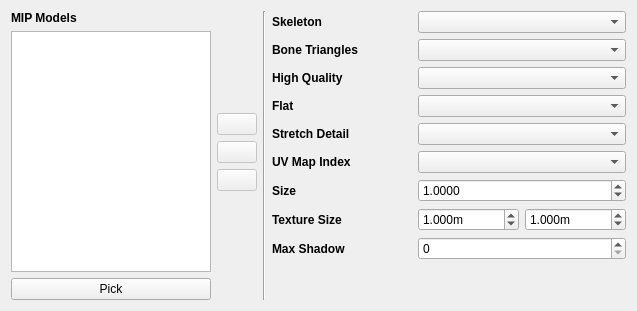
     <widget class="QWidget" name="properties">
      <attribute name="title">
       <string>Properties</string>
      </attribute>
      <layout class="QHBoxLayout" name="horizontalLayout_5">
       <item>
        <layout class="QGridLayout" name="gridLayout_2">
         <item row="1" column="0">
          <widget class="QListWidget" name="listMips">
           <property name="sizePolicy">
            <sizepolicy hsizetype="Fixed" vsizetype="Expanding">
             <horstretch>0</horstretch>
             <verstretch>0</verstretch>
            </sizepolicy>
           </property>
           <property name="maximumSize">
            <size>
             <width>200</width>
             <height>16777215</height>
            </size>
           </property>
          </widget>
         </item>
         <item row="1" column="1">
          <layout class="QVBoxLayout" name="verticalLayout_4">
           <item>
            <spacer name="verticalSpacer">
             <property name="orientation">
              <enum>Qt::Vertical</enum>
             </property>
             <property name="sizeHint" stdset="0">
              <size>
               <width>20</width>
               <height>40</height>
              </size>
             </property>
            </spacer>
           </item>
           <item>
            <widget class="QPushButton" name="buttonMipUp">
             <property name="enabled">
              <bool>false</bool>
             </property>
             <property name="sizePolicy">
              <sizepolicy hsizetype="Fixed" vsizetype="Fixed">
               <horstretch>0</horstretch>
               <verstretch>0</verstretch>
              </sizepolicy>
             </property>
             <property name="toolTip">
              <string>Move Up</string>
             </property>
             <property name="text">
              <string/>
             </property>
             <property name="icon">
              <iconset resource="ScriptIcons.qrc">
               <normaloff>:/icons/go-up.png</normaloff>:/icons/go-up.png</iconset>
             </property>
            </widget>
           </item>
           <item>
            <widget class="QPushButton" name="buttonMipDown">
             <property name="enabled">
              <bool>false</bool>
             </property>
             <property name="sizePolicy">
              <sizepolicy hsizetype="Fixed" vsizetype="Fixed">
               <horstretch>0</horstretch>
               <verstretch>0</verstretch>
              </sizepolicy>
             </property>
             <property name="toolTip">
              <string>Move Down</string>
             </property>
             <property name="text">
              <string/>
             </property>
             <property name="icon">
              <iconset resource="ScriptIcons.qrc">
               <normaloff>:/icons/go-down.png</normaloff>:/icons/go-down.png</iconset>
             </property>
            </widget>
           </item>
           <item>
            <widget class="QPushButton" name="buttonMipDelete">
             <property name="enabled">
              <bool>false</bool>
             </property>
             <property name="sizePolicy">
              <sizepolicy hsizetype="Fixed" vsizetype="Fixed">
               <horstretch>0</horstretch>
               <verstretch>0</verstretch>
              </sizepolicy>
             </property>
             <property name="toolTip">
              <string>Delete</string>
             </property>
             <property name="text">
              <string/>
             </property>
             <property name="icon">
              <iconset resource="ScriptIcons.qrc">
               <normaloff>:/icons/list-remove.png</normaloff>:/icons/list-remove.png</iconset>
             </property>
            </widget>
           </item>
           <item>
            <spacer name="verticalSpacer_2">
             <property name="orientation">
              <enum>Qt::Vertical</enum>
             </property>
             <property name="sizeHint" stdset="0">
              <size>
               <width>20</width>
               <height>40</height>
              </size>
             </property>
            </spacer>
           </item>
          </layout>
         </item>
         <item row="2" column="0">
          <widget class="QPushButton" name="buttonPickMips">
           <property name="text">
            <string>Pick</string>
           </property>
          </widget>
         </item>
         <item row="0" column="0">
          <widget class="QLabel" name="label">
           <property name="font">
            <font>
             <weight>75</weight>
             <bold>true</bold>
            </font>
           </property>
           <property name="text">
            <string>MIP Models</string>
           </property>
          </widget>
         </item>
        </layout>
       </item>
       <item>
        <widget class="Line" name="line_3">
         <property name="orientation">
          <enum>Qt::Vertical</enum>
         </property>
        </widget>
       </item>
       <item>
        <layout class="QGridLayout" name="gridLayout_3" columnminimumwidth="140,0">
         <item row="0" column="0">
          <widget class="QLabel" name="label_10">
           <property name="font">
            <font>
             <weight>75</weight>
             <bold>true</bold>
            </font>
           </property>
           <property name="text">
            <string>Skeleton</string>
           </property>
          </widget>
         </item>
         <item row="6" column="1">
          <widget class="QDoubleSpinBox" name="spinboxSize">
           <property name="sizePolicy">
            <sizepolicy hsizetype="Preferred" vsizetype="Fixed">
             <horstretch>0</horstretch>
             <verstretch>0</verstretch>
            </sizepolicy>
           </property>
           <property name="minimumSize">
            <size>
             <width>146</width>
             <height>0</height>
            </size>
           </property>
           <property name="decimals">
            <number>4</number>
           </property>
           <property name="maximum">
            <double>99999999999.000000000000000</double>
           </property>
           <property name="singleStep">
            <double>0.250000000000000</double>
           </property>
           <property name="value">
            <double>1.000000000000000</double>
           </property>
          </widget>
         </item>
         <item row="0" column="1">
          <widget class="QComboBox" name="comboSkeleton">
           <property name="sizePolicy">
            <sizepolicy hsizetype="Expanding" vsizetype="Fixed">
             <horstretch>0</horstretch>
             <verstretch>0</verstretch>
            </sizepolicy>
           </property>
           <property name="minimumSize">
            <size>
             <width>146</width>
             <height>0</height>
            </size>
           </property>
          </widget>
         </item>
         <item row="8" column="0">
          <widget class="QLabel" name="label_5">
           <property name="font">
            <font>
             <weight>75</weight>
             <bold>true</bold>
            </font>
           </property>
           <property name="text">
            <string>Max Shadow</string>
           </property>
          </widget>
         </item>
         <item row="7" column="0">
          <widget class="QLabel" name="label_4">
           <property name="font">
            <font>
             <weight>75</weight>
             <bold>true</bold>
            </font>
           </property>
           <property name="text">
            <string>Texture Size</string>
           </property>
          </widget>
         </item>
         <item row="8" column="1">
          <widget class="QSpinBox" name="spinboxMaxShadow">
           <property name="sizePolicy">
            <sizepolicy hsizetype="Preferred" vsizetype="Fixed">
             <horstretch>0</horstretch>
             <verstretch>0</verstretch>
            </sizepolicy>
           </property>
           <property name="minimumSize">
            <size>
             <width>146</width>
             <height>0</height>
            </size>
           </property>
          </widget>
         </item>
         <item row="4" column="0">
          <widget class="QLabel" name="label_7">
           <property name="font">
            <font>
             <weight>75</weight>
             <bold>true</bold>
            </font>
           </property>
           <property name="text">
            <string>Stretch Detail</string>
           </property>
          </widget>
         </item>
         <item row="6" column="0">
          <widget class="QLabel" name="label_3">
           <property name="font">
            <font>
             <weight>75</weight>
             <bold>true</bold>
            </font>
           </property>
           <property name="text">
            <string>Size</string>
           </property>
          </widget>
         </item>
         <item row="2" column="0">
          <widget class="QLabel" name="label_8">
           <property name="font">
            <font>
             <weight>75</weight>
             <bold>true</bold>
            </font>
           </property>
           <property name="text">
            <string>High Quality</string>
           </property>
          </widget>
         </item>
         <item row="1" column="1">
          <widget class="QComboBox" name="comboBoneTriangles">
           <property name="minimumSize">
            <size>
             <width>146</width>
             <height>0</height>
            </size>
           </property>
          </widget>
         </item>
         <item row="2" column="1">
          <widget class="QComboBox" name="comboHighQuality">
           <property name="minimumSize">
            <size>
             <width>146</width>
             <height>0</height>
            </size>
           </property>
          </widget>
         </item>
         <item row="10" column="0">
          <spacer name="verticalSpacer_9">
           <property name="orientation">
            <enum>Qt::Vertical</enum>
           </property>
           <property name="sizeHint" stdset="0">
            <size>
             <width>20</width>
             <height>40</height>
            </size>
           </property>
          </spacer>
         </item>
         <item row="7" column="1">
          <layout class="QHBoxLayout" name="horizontalLayout_3">
           <item>
            <widget class="QDoubleSpinBox" name="spinboxTextureSize1">
             <property name="sizePolicy">
              <sizepolicy hsizetype="Preferred" vsizetype="Fixed">
               <horstretch>0</horstretch>
               <verstretch>0</verstretch>
              </sizepolicy>
             </property>
             <property name="minimumSize">
              <size>
               <width>70</width>
               <height>0</height>
              </size>
             </property>
             <property name="suffix">
              <string notr="true">m</string>
             </property>
             <property name="decimals">
              <number>3</number>
             </property>
             <property name="maximum">
              <double>99999999999.000000000000000</double>
             </property>
             <property name="singleStep">
              <double>0.250000000000000</double>
             </property>
             <property name="value">
              <double>1.000000000000000</double>
             </property>
            </widget>
           </item>
           <item>
            <widget class="QDoubleSpinBox" name="spinboxTextureSize2">
             <property name="sizePolicy">
              <sizepolicy hsizetype="Preferred" vsizetype="Fixed">
               <horstretch>0</horstretch>
               <verstretch>0</verstretch>
              </sizepolicy>
             </property>
             <property name="minimumSize">
              <size>
               <width>70</width>
               <height>0</height>
              </size>
             </property>
             <property name="suffix">
              <string notr="true">m</string>
             </property>
             <property name="decimals">
              <number>3</number>
             </property>
             <property name="maximum">
              <double>99999999999.000000000000000</double>
             </property>
             <property name="singleStep">
              <double>0.250000000000000</double>
             </property>
             <property name="value">
              <double>1.000000000000000</double>
             </property>
            </widget>
           </item>
          </layout>
         </item>
         <item row="3" column="0">
          <widget class="QLabel" name="label_6">
           <property name="font">
            <font>
             <weight>75</weight>
             <bold>true</bold>
            </font>
           </property>
           <property name="text">
            <string>Flat</string>
           </property>
          </widget>
         </item>
         <item row="1" column="0">
          <widget class="QLabel" name="label_9">
           <property name="font">
            <font>
             <weight>75</weight>
             <bold>true</bold>
            </font>
           </property>
           <property name="text">
            <string>Bone Triangles</string>
           </property>
          </widget>
         </item>
         <item row="4" column="1">
          <widget class="QComboBox" name="comboStretchDetail">
           <property name="minimumSize">
            <size>
             <width>146</width>
             <height>0</height>
            </size>
           </property>
          </widget>
         </item>
         <item row="3" column="1">
          <widget class="QComboBox" name="comboFlat">
           <property name="minimumSize">
            <size>
             <width>146</width>
             <height>0</height>
            </size>
           </property>
          </widget>
         </item>
         <item row="5" column="0">
          <widget class="QLabel" name="label_16">
           <property name="font">
            <font>
             <weight>75</weight>
             <bold>true</bold>
            </font>
           </property>
           <property name="text">
            <string>UV Map Index</string>
           </property>
          </widget>
         </item>
         <item row="5" column="1">
          <widget class="QComboBox" name="comboUVMap"/>
         </item>
        </layout>
       </item>
      </layout>
     </widget>
